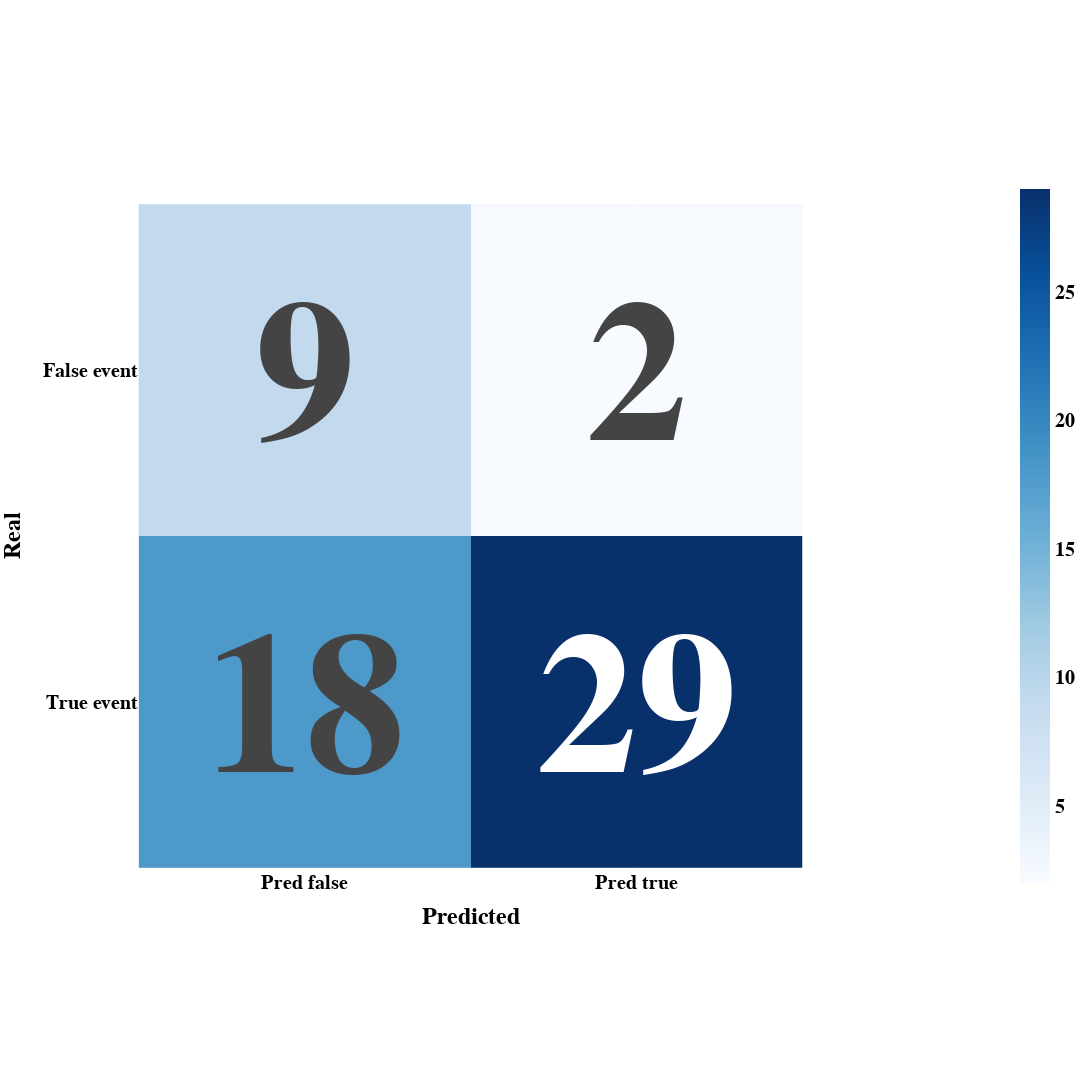

The code cell stored with this chart in its notebook:
### Code cell
cm_df = pd.DataFrame(cm, index=["False event", "True event"], columns=["Pred false", "Pred true"])

fig = px.imshow(cm_df, text_auto=True, color_continuous_scale="Blues")

# Actualizar el layout para quitar el título, poner el texto en color negro y mover la escala a la izquierda
fig.update_layout(
    xaxis_title="Predicted",
    yaxis_title="Real",
    #title_text="",  # Quitar el título
    font=dict(
        family="Arial",  # Fuente en negrita
        size=20,               # Tamaño del texto
        color="black",
        weight="bold"# Color negro
    ),
    coloraxis_colorbar=dict(
        title_font=dict(size=13, color="black"),  # Título en color negro y tamaño 13
        len=0.75,                                   # Ajusta el tamaño de la escala de color
        x=1.3,                                   # Mueve la barra de color hacia la izquierda
        y=0.5                                    # Mantiene la barra centrada verticalmente
    ),
    margin=dict(r=40),          # Reduce el margen derecho para dar espacio a la barra de color
    width=1200,                 # Establece el ancho de la imagen a 1200 píxeles
    height=1200                 # Establece la altura de la imagen a 1200 píxeles
)
fig.update_traces(textfont=dict(size=200, weight="bold"))
fig.show()

### Figure 1 — Plotly figure (JSON) as saved in the notebook; plotly's stock layout.template omitted (floating-point values rounded to 4 significant figures)
{"data": [{"coloraxis": "coloraxis", "hovertemplate": "x: %{x}<br>y: %{y}<br>color: %{z}<extra></extra>", "name": "0", "textfont": {"size": 200, "weight": "bold"}, "texttemplate": "%{z}", "type": "heatmap", "x": ["Pred false", "Pred true"], "xaxis": "x", "y": ["False event", "True event"], "yaxis": "y", "z": [[9, 2], [18, 29]]}], "layout": {"coloraxis": {"colorbar": {"len": 0.75, "title": {"font": {"color": "black", "size": 13}}, "x": 1.3, "y": 0.5}, "colorscale": [[0, "rgb(247,251,255)"], [0.125, "rgb(222,235,247)"], [0.25, "rgb(198,219,239)"], [0.375, "rgb(158,202,225)"], [0.5, "rgb(107,174,214)"], [0.625, "rgb(66,146,198)"], [0.75, "rgb(33,113,181)"], [0.875, "rgb(8,81,156)"], [1, "rgb(8,48,107)"]]}, "font": {"color": "black", "family": "Arial", "size": 20, "weight": "bold"}, "height": 1200, "margin": {"r": 40, "t": 60}, "width": 1200, "xaxis": {"anchor": "y", "autorange": true, "constrain": "domain", "domain": [0, 1], "range": [-0.5, 1.5], "scaleanchor": "y", "title": {"text": "Predicted"}, "type": "category"}, "yaxis": {"anchor": "x", "autorange": true, "constrain": "domain", "domain": [0.1514, 0.8486], "range": [1.5, -0.5], "title": {"text": "Real"}, "type": "category"}}}
